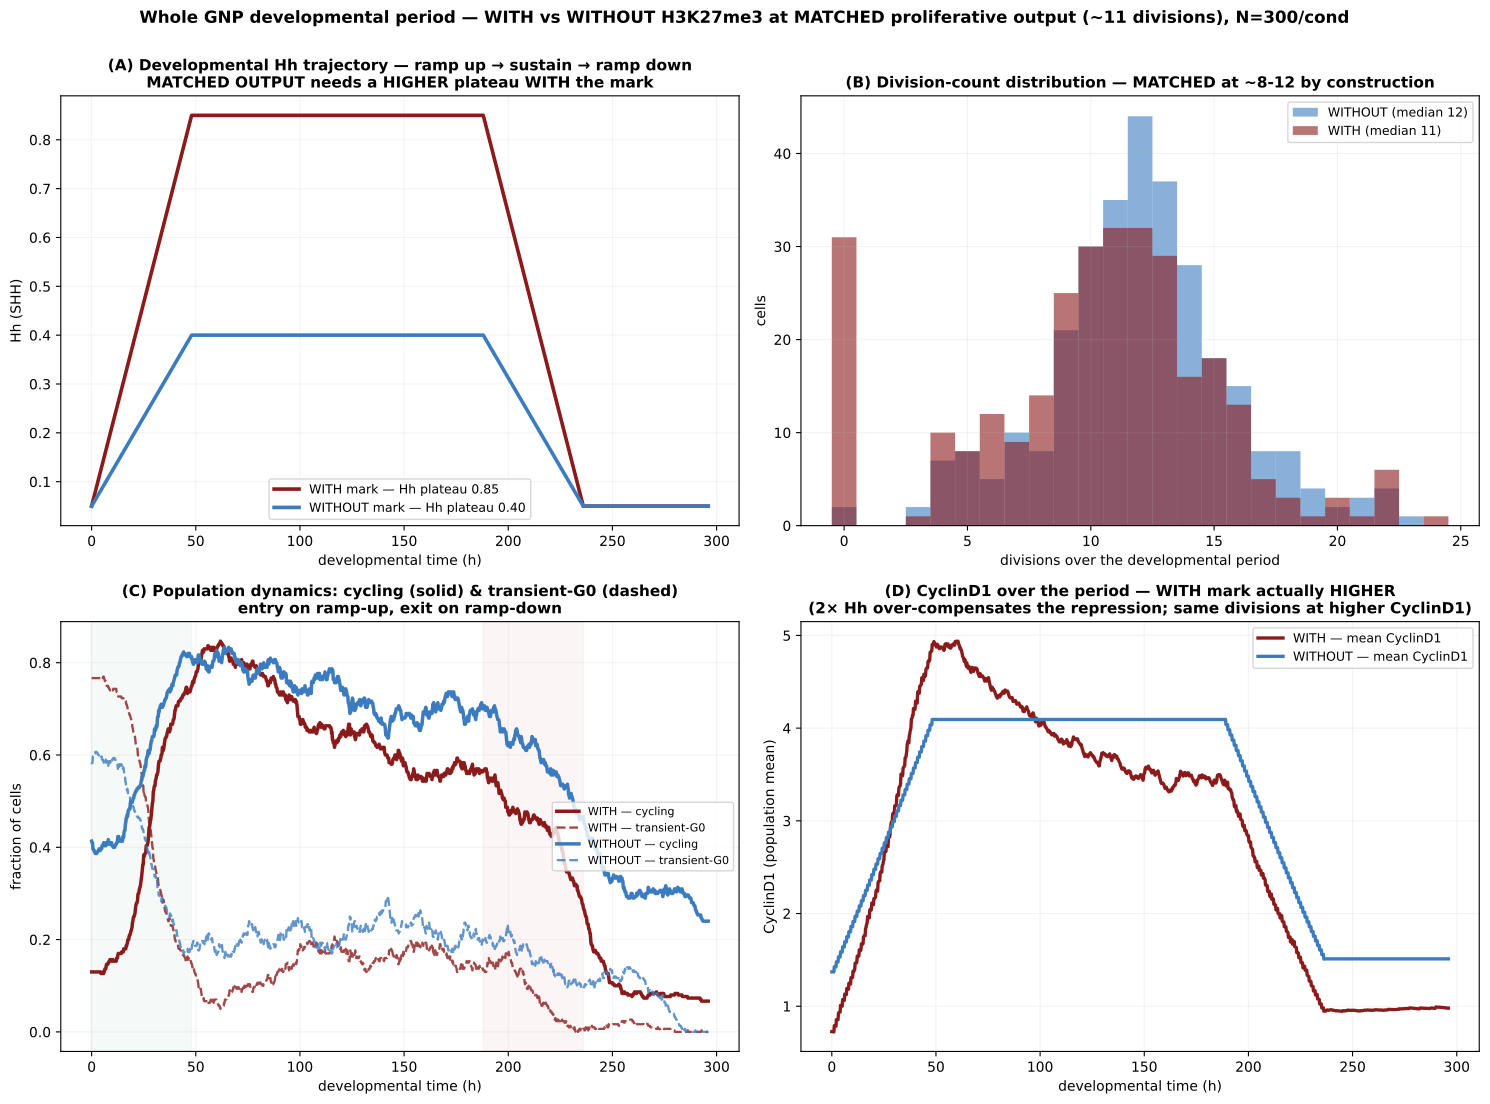

The script that saved this image:
"""Whole GNP developmental division period — a ramp-UP → sustain → ramp-DOWN Hh trajectory giving ~8-12
divisions, comparing WITH vs WITHOUT the H3K27me3 mark at MATCHED PROLIFERATIVE OUTPUT.

Rationale (JP): comparing WITH/WITHOUT at the same Hh is confounded — the mark represses CyclinD1, so a
marked cell needs a HIGHER Hh to divide at all. The fair comparison matches OUTPUT (division count): give
each condition the Hh plateau that yields ~8-12 divisions over the developmental window, then compare how
they get there (entry/exit timing, transient G0, CyclinD1).

Trajectory: settle arrested at SHH=0.05 → ramp up to plateau over T_UP → plateau T_PLAT → ramp down to
0.05 over T_DOWN → tail. Ensemble (calibrated abundance + mu + partition). Division = Dna 1→0 reset;
per-time state = cycling / transient-G0 / arrest.

--calib: sweep the plateau level for each condition and report MEDIAN divisions (to pick PLAT_W / PLAT_N).
main:    run at PLAT_W (mark on) and PLAT_N (mark off) and make the developmental figure.

Run:  ./venv/bin/python simulations/sim_gnp_developmental.py --calib   (find the two Hh levels)
      ./venv/bin/python simulations/sim_gnp_developmental.py [--n=300] [--fresh]   (main figure)
"""
import sys, os
sys.path.insert(0, os.path.dirname(os.path.dirname(os.path.abspath(__file__))))
import numpy as np
import matplotlib
matplotlib.use('Agg')
import matplotlib.pyplot as plt
import tellurium as te
import multiprocessing as mp
from src.build_model_v44_heldt import build_model_v44

SEL = ['time', 'SHH', 'Dna', 'P21', 'aRc', 'Cd']
GNP = dict(MYCN_amplification=1.0, Ptch1_copy_number=1.0, p16=0.0, p18=0.464, kSyP21=0.002, EZH2i=0)
HH_FLOOR = 0.05
T_UP, T_PLAT, T_DOWN, TAIL = 48 * 60.0, 140 * 60.0, 48 * 60.0, 60 * 60.0
SETTLE, CHUNK, NP = 3000.0, 60.0, 9
DT = CHUNK / (NP - 1)
DWELL_CUT, P27_HI, PART = 2.0, 0.1, 0.30
KTL0, KTLEZ0, P21_MED, MU0 = 0.801, 0.004, 0.42, 0.0005
CD_SDLOG, P27_SDLOG, EZ_SDLOG, MU_SDLOG = 0.633, 0.32, 0.51, 0.22
PLAT_W, PLAT_N = 0.85, 0.40                              # matched-output Hh plateaus (from --calib: ~11 vs ~12 div)
T_TRACE = np.arange(0.0, T_UP + T_PLAT + T_DOWN + TAIL + 1e-6, 12.0)

_RR = None


def _init_worker(_):
    global _RR
    _RR = te.loada(build_model_v44(with_ezh2=True, with_hh=True))
    _RR.integrator.setValue('absolute_tolerance', 1e-9); _RR.integrator.setValue('relative_tolerance', 1e-6)
    try: _RR.integrator.setValue('maximum_num_steps', 300000)
    except Exception: pass


def shh_of(t, plat):
    if t < T_UP: return HH_FLOOR + (plat - HH_FLOOR) * t / T_UP
    if t < T_UP + T_PLAT: return plat
    td = t - T_UP - T_PLAT
    if td < T_DOWN: return plat + (HH_FLOOR - plat) * td / T_DOWN
    return HH_FLOOR


def _work(task):
    i, plat, f0, ktl, p21d, ktlez, mu, wt = task
    rng = np.random.default_rng((hash((i, round(plat, 3), f0)) & 0xFFFFFFFF))
    _RR.reset(); _RR['SHH'] = HH_FLOOR
    for k, v in GNP.items(): _RR[k] = v
    _RR['k_Cd_translation'] = float(ktl); _RR['kTlEZ'] = float(ktlez); _RR['mu'] = float(mu); _RR['f0_mk'] = f0; _RR['P21_div'] = float(p21d)
    draw = lambda: float(p21d * np.exp(rng.normal(-PART * PART / 2.0, PART)))
    NULL = (plat, f0, 0, None, None, None)
    tm = 0.0
    while tm < SETTLE:
        _RR['P21_div'] = draw()
        try: _RR.simulate(tm, tm + CHUNK, 2, selections=['time'])
        except Exception: return NULL
        tm += CHUNK
    T, SH, DNA, P21, ARC, CD = [], [], [], [], [], []
    t = 0.0; TEND = T_UP + T_PLAT + T_DOWN + TAIL
    while t < TEND:
        _RR['P21_div'] = draw(); _RR['SHH'] = float(shh_of(t, plat)); r = None
        for atol in (1e-9, 1e-8, 1e-7):
            try:
                _RR.integrator.setValue('absolute_tolerance', atol)
                r = _RR.simulate(tm, tm + CHUNK, NP, selections=SEL); break
            except Exception: r = None
        if r is None: break
        T.append(r['time'][1:] - tm + t); SH.append(r['SHH'][1:]); DNA.append(r['Dna'][1:]); P21.append(r['P21'][1:]); ARC.append(r['aRc'][1:]); CD.append(r['Cd'][1:])
        t += CHUNK; tm += CHUNK
    if not T:
        return NULL
    T = np.concatenate(T); DNA = np.concatenate(DNA); P21 = np.concatenate(P21); ARC = np.concatenate(ARC); CD = np.concatenate(CD)
    div = np.where((DNA[:-1] > 0.9) & (DNA[1:] < 0.1))[0]
    ndiv = len(div)
    if not wt:
        return (plat, f0, ndiv, None, None, None)
    inS = (ARC > 0.05) & (DNA < 0.98); inG2 = DNA >= 0.98; g0inst = (~inS & ~inG2) & (P21 > 0.1)
    state = np.zeros(len(T), np.int8)
    dd = np.diff(np.concatenate([[0], g0inst.astype(np.int8), [0]]))
    for s, e in zip(np.where(dd == 1)[0], np.where(dd == -1)[0]):
        ee = min(e, len(T) - 1)
        if (ee - s) * DT < DWELL_CUT * 60: continue
        if np.any(div > ee): state[s:e] = 1
        else: state[s:] = 2; break
    st = np.clip(np.round(np.interp(T_TRACE, T, state)), 0, 2).astype(np.int8)
    cd = np.interp(T_TRACE, T, CD).astype(np.float32)
    return (plat, f0, ndiv, st, cd, T[div].astype(np.float32))


def _arg(flag, d):
    for a in sys.argv:
        if a.startswith(flag + '='): return a.split('=', 1)[1]
    return d


if __name__ == '__main__':
    FRESH = '--fresh' in sys.argv; CALIB = '--calib' in sys.argv
    N = int(_arg('--n', 40 if CALIB else 300)); WORKERS = int(_arg('--workers', max(1, mp.cpu_count() - 1)))
    rng = np.random.default_rng(11)
    ktl = np.clip(KTL0 * np.exp(rng.normal(0, CD_SDLOG, N)), 0.15, 5.0)
    p21 = np.clip(P21_MED * np.exp(rng.normal(0, P27_SDLOG, N)), 0.15, 2.5)
    ktz = np.clip(KTLEZ0 * np.exp(rng.normal(0, EZ_SDLOG, N)), 0.0008, 0.02)
    mu = np.clip(MU0 * np.exp(rng.normal(0, MU_SDLOG, N)), 0.00028, 0.00085)

    if CALIB:
        PLATS = [0.25, 0.35, 0.45, 0.6, 0.75, 0.9, 1.05]
        tasks = [(i, pl, f0, ktl[i], p21[i], ktz[i], mu[i], False) for f0 in (0.233, 1.0) for pl in PLATS for i in range(N)]
        print(f'CALIB: {len(tasks)} cells on {WORKERS} workers ...', flush=True)
        with mp.get_context('spawn').Pool(WORKERS, initializer=_init_worker, initargs=(None,)) as pool:
            res = list(pool.imap_unordered(_work, tasks, chunksize=6))
        print('plateau   WITHOUT median div [IQR]        WITH median div [IQR]')
        for pl in PLATS:
            row = []
            for f0 in (1.0, 0.233):
                nd = np.array([r[2] for r in res if abs(r[0] - pl) < 1e-6 and r[1] == f0])
                row.append(f'{np.median(nd):.0f}  [{np.percentile(nd,25):.0f}-{np.percentile(nd,75):.0f}]')
            print(f'  {pl:.2f}      {row[0]:22s}   {row[1]}')
        sys.exit(0)

    CACHE = 'simulations/sim_gnp_developmental_cache.npz'
    if FRESH or not os.path.exists(CACHE):
        tasks = ([(i, PLAT_W, 0.233, ktl[i], p21[i], ktz[i], mu[i], True) for i in range(N)] +
                 [(i, PLAT_N, 1.0, ktl[i], p21[i], ktz[i], mu[i], True) for i in range(N)])
        print(f'MAIN: {len(tasks)} cells on {WORKERS} workers (PLAT_W={PLAT_W}, PLAT_N={PLAT_N}) ...', flush=True)
        with mp.get_context('spawn').Pool(WORKERS, initializer=_init_worker, initargs=(None,)) as pool:
            res = list(pool.imap_unordered(_work, tasks, chunksize=6))
        store = {}
        for f0, tag in [(0.233, 'W'), (1.0, 'N')]:
            sub = [r for r in res if r[1] == f0 and r[3] is not None]
            nd = np.array([r[2] for r in sub])
            sts = np.array([r[3] for r in sub]); cds = np.array([r[4] for r in sub])
            store[f'{tag}_ndiv'] = nd
            store[f'{tag}_cyc'] = (sts == 0).mean(0); store[f'{tag}_tg0'] = (sts == 1).mean(0); store[f'{tag}_arr'] = (sts == 2).mean(0)
            store[f'{tag}_cd'] = np.nanmean(cds, 0)
            ex = np.argsort(nd)[len(nd) // 2]                # median-count example cell trace
            store[f'{tag}_ex_cd'] = cds[ex]; store[f'{tag}_ex_dt'] = np.array([r[5] for r in sub], dtype=object)[ex]
        shh_W = np.array([shh_of(tt, PLAT_W) for tt in T_TRACE]); shh_N = np.array([shh_of(tt, PLAT_N) for tt in T_TRACE])  # T_TRACE in minutes
        np.savez(CACHE, Ttr=T_TRACE / 60.0, N=N, PLAT_W=PLAT_W, PLAT_N=PLAT_N, shh_W=shh_W, shh_N=shh_N,
                 W_ex_dt=store.pop('W_ex_dt'), N_ex_dt=store.pop('N_ex_dt'), **store)
        print('cached ->', CACHE, flush=True)

    z = np.load(CACHE, allow_pickle=True)
    T = z['Ttr']; Nc = int(z['N']); PW = float(z['PLAT_W']); PN = float(z['PLAT_N'])

    fig, ax = plt.subplots(2, 2, figsize=(15, 11))
    # (A) the Hh trajectories (matched output requires WITH mark higher) + regions
    a = ax[0, 0]
    a.plot(T, [shh_of(t * 60, PW) for t in T], color='#8b1a1a', lw=2.6, label=f'WITH mark — Hh plateau {PW:.2f}')
    a.plot(T, [shh_of(t * 60, PN) for t in T], color='#3b7bbf', lw=2.6, label=f'WITHOUT mark — Hh plateau {PN:.2f}')
    a.set_xlabel('developmental time (h)'); a.set_ylabel('Hh (SHH)')
    a.set_title('(A) Developmental Hh trajectory — ramp up → sustain → ramp down\nMATCHED OUTPUT needs a HIGHER plateau WITH the mark', fontweight='bold', fontsize=11); a.legend(fontsize=9); a.grid(alpha=0.15)
    # (B) division-count distributions (should both be ~8-12)
    a = ax[0, 1]
    bins = np.arange(-0.5, max(z['W_ndiv'].max(), z['N_ndiv'].max()) + 1.5)
    a.hist(z['N_ndiv'], bins=bins, alpha=0.6, color='#3b7bbf', label=f'WITHOUT (median {np.median(z["N_ndiv"]):.0f})')
    a.hist(z['W_ndiv'], bins=bins, alpha=0.6, color='#8b1a1a', label=f'WITH (median {np.median(z["W_ndiv"]):.0f})')
    a.set_xlabel('divisions over the developmental period'); a.set_ylabel('cells')
    a.set_title('(B) Division-count distribution — MATCHED at ~8-12 by construction', fontweight='bold', fontsize=11); a.legend(fontsize=9); a.grid(alpha=0.15)
    # (C) population dynamics: fraction cycling / transient-G0 / arrest over the period
    a = ax[1, 0]
    for tag, col, nm in [('W', '#8b1a1a', 'WITH'), ('N', '#3b7bbf', 'WITHOUT')]:
        a.plot(T, z[f'{tag}_cyc'], '-', color=col, lw=2.5, label=f'{nm} — cycling')
        a.plot(T, z[f'{tag}_tg0'], '--', color=col, lw=1.7, alpha=0.8, label=f'{nm} — transient-G0')
    a.axvspan(0, T_UP / 60, color='#2e8b57', alpha=0.05); a.axvspan((T_UP + T_PLAT) / 60, (T_UP + T_PLAT + T_DOWN) / 60, color='#c0392b', alpha=0.05)
    a.set_xlabel('developmental time (h)'); a.set_ylabel('fraction of cells')
    a.set_title('(C) Population dynamics: cycling (solid) & transient-G0 (dashed)\nentry on ramp-up, exit on ramp-down', fontweight='bold', fontsize=11); a.legend(fontsize=8, loc='center right'); a.grid(alpha=0.15)
    # (D) mean CyclinD1 over the period + a median example cell
    a = ax[1, 1]
    for tag, col, nm in [('W', '#8b1a1a', 'WITH'), ('N', '#3b7bbf', 'WITHOUT')]:
        a.plot(T, z[f'{tag}_cd'], '-', color=col, lw=2.4, label=f'{nm} — mean CyclinD1')
    a.set_xlabel('developmental time (h)'); a.set_ylabel('CyclinD1 (population mean)')
    a.set_title('(D) CyclinD1 over the period — WITH mark actually HIGHER\n(2× Hh over-compensates the repression; same divisions at higher CyclinD1)', fontweight='bold', fontsize=11); a.legend(fontsize=9); a.grid(alpha=0.15)

    fig.suptitle(f'Whole GNP developmental period — WITH vs WITHOUT H3K27me3 at MATCHED proliferative output (~{np.median(z["W_ndiv"]):.0f} divisions), N={Nc}/cond',
                 fontsize=12, fontweight='bold', y=1.0)
    plt.tight_layout()
    plt.savefig('simulations/sim_gnp_developmental.png', dpi=150, bbox_inches='tight')
    plt.savefig('simulations/sim_gnp_developmental.pdf', bbox_inches='tight')
    plt.close()
    print(f'WITH   median divisions = {np.median(z["W_ndiv"]):.1f}  (IQR {np.percentile(z["W_ndiv"],25):.0f}-{np.percentile(z["W_ndiv"],75):.0f})')
    print(f'WITHOUT median divisions = {np.median(z["N_ndiv"]):.1f}  (IQR {np.percentile(z["N_ndiv"],25):.0f}-{np.percentile(z["N_ndiv"],75):.0f})')
    print('Saved sim_gnp_developmental.png')
